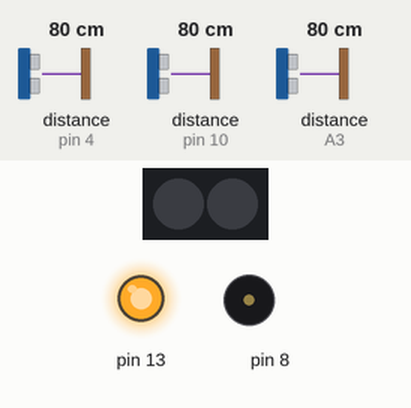
Recording of a sketch running on a simulated Arduino Uno, built with avr-gcc and run on an emulated ATmega328P. Shown: 2 RGB LEDs in strip order, left to right, output pins drawn as LEDs (lit = HIGH), buzzer (waves = sounding). Wiring (inferred from the names in the program): 2 × ultrasonic range finder: trigger pin 9, echo pin 10 / trigger A2, echo A3. The inputs (shaded band) are chosen by the test bench; at power-on: distance to the obstacle (sensors on pin 4, pin 10, A3) 80 cm. The echo pulse lasts 58.3 µs per cm; dim RGB values are drawn brighter than linear; pins used as bus, display or sensor lines are not drawn; what the sketch prints to the serial monitor is not drawn.

Above: at 0.1 s.
At 0.7 s:
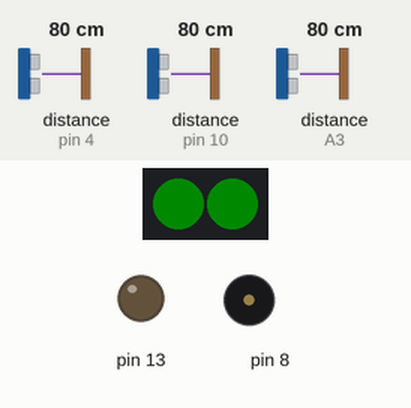
At 1.6 s:
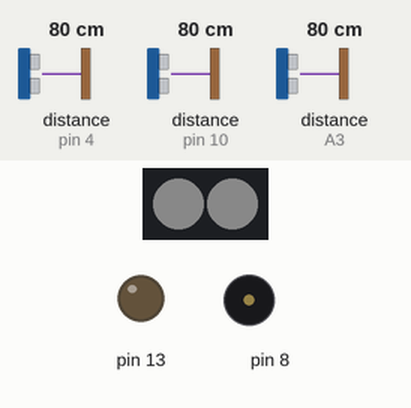
Timing chart, 0 to 3.1 s (numbered marks = the images above):
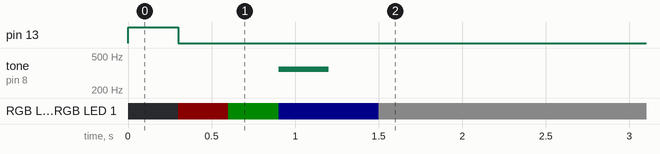

Measured:
- by itself, RGB LED 0, RGB LED 1: off → RGB(10, 0, 0) at 0.30 s, → RGB(0, 10, 0) 0.30 s later, → RGB(0, 0, 10) 0.30 s later, → RGB(10, 10, 10) 0.60 s later

The sketch:

testingNewSensor.ino
```cpp
#include <MeMCore.h>


MeRGBLed rgb(0,16);
MeBuzzer buzzer;
MeIR ir;
MeUltrasonicSensor ultr(PORT_4);
#define trigPinLeft A2
#define echoPinLeft A3
#define trigPinRight 9
#define echoPinRight 10


void setup() {
  // put your setup code here, to run once:
  // Pin stuff
  pinMode(13,OUTPUT);
  pinMode(7,INPUT);
  digitalWrite(13,HIGH);
  delay(300);
  digitalWrite(13,LOW);
  rgb.setpin(13);
  ir.begin();
  Serial.begin(115200);

  pinMode(trigPinLeft, OUTPUT);
  pinMode(echoPinLeft, INPUT);
  pinMode(trigPinRight, OUTPUT);
  pinMode(echoPinRight, INPUT);


  // Blink and play sounds to show we're alive
  rgb.setColor(0,0,0);
  rgb.show();
  rgb.setColor(10, 0, 0);
  rgb.show();
//  buzzer.tone(350, 300);
  delay(300);
  rgb.setColor(0, 10, 0);
  rgb.show();
//  buzzer.tone(294, 300);
  delay(300);
  rgb.setColor(0, 0, 10);
  rgb.show();
  buzzer.tone(350, 300);
  delay(300);
  rgb.setColor(10,10,10);
  rgb.show();
  buzzer.noTone();
}

void loop() {
  // put your main code here, to run repeatedly:

  delay(500);
  int depthA = ultr.distanceCm(100);
  Serial.println("Old sensor:");
  Serial.println(depthA);

  long duration, distance;
  digitalWrite(trigPinLeft, LOW);
  delayMicroseconds(2);
  digitalWrite(trigPinLeft, HIGH);
  delayMicroseconds(10);
  digitalWrite(trigPinLeft, LOW);
  duration = pulseIn(echoPinLeft, HIGH);
  distance = (duration/2) / 29.1;

  Serial.println("New sensor left:");
  Serial.println(distance);


  digitalWrite(trigPinRight, LOW);
  delayMicroseconds(2);
  digitalWrite(trigPinRight, HIGH);
  delayMicroseconds(10);
  digitalWrite(trigPinRight, LOW);
  duration = pulseIn(echoPinRight, HIGH);
  distance = (duration/2) / 29.1;


  Serial.println("New sensor right:");
  Serial.println(distance);
}
```
